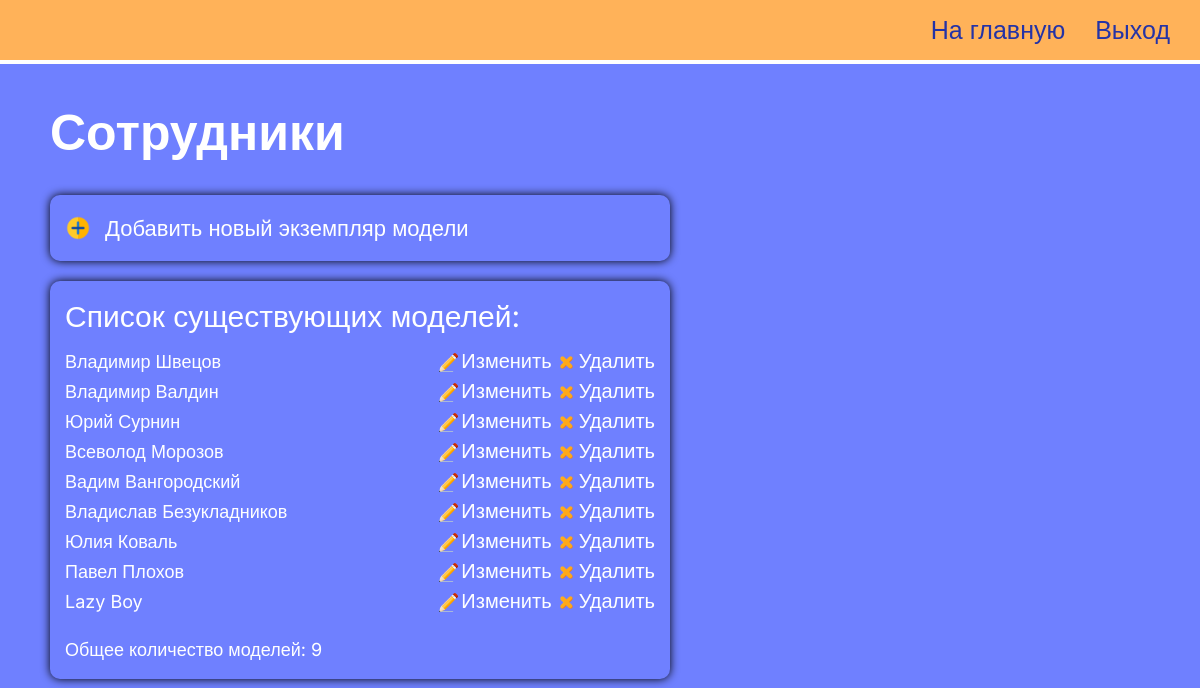
Screenshot of /change-employee/ (signed in) with the database file from the repository.
### simetra_app/models.py (models this page shows, shortened)
class Employee(models.Model):
    def get_upload_path(self, filename):
        return Path('main_page/employees', get_uuid4_filename(filename))
    name = models.CharField(max_length=100)
    position = models.CharField(max_length=200)
    image = models.ImageField(
        default='main_page/employees/default-avatar.jpg',
        upload_to=get_upload_path,
    )

### simetra_app/views.py (the view)
@login_required(login_url='simetra_app:staff-login')
def change_employee_model(request):
    context = get_context_to_change_model(Employee)
    context['heading'] = 'Сотрудники'
    context['object_name'] = 'employee'
    return render(request, 'simetra_app/change-model.html', context)

### simetra_app/views.py (called while the page is built)
def get_context_to_change_model(Object):
    context = {
        'list_of_objects': Object.objects.all(),
        'number_of_objects': Object.objects.all().count(),
    }
    if ContentType.objects.get_for_model(Object) == ContentType.objects.get_for_model(City):
        context["is_city"] = True
    return context

### simetra_app/templates/simetra_app/change-model.html (shortened to what this page needs)
{% load static %}
<!DOCTYPE html>
<html lang="ru">
<head>
  <link rel="stylesheet" href="{% static 'simetra_app/customization_page/change-model/styles/style.css' %}" />
</head>
<body>
  <div class="wrapper">
    <header class="header">
      <div class="header__container">
        <nav class="header__menu menu">
          <ul class="menu__list">
            <li class="menu__item">
              <a href="{% url 'simetra_app:customization' %}" class="menu__link _link">На главную</a>
            </li>
            <li class="menu__item">
              <a href="{% url 'simetra_app:staff-logout' %}" class="menu__link _link">Выход</a>
            </li>
          </ul>
        </nav>
      </div>
    </header>
    <main class="page">
      <section class="page__home home">
        <div class="home__container">
          <h1 class="home__title">{{ heading }}</h1>
          {% with 'simetra_app:create-'|add:object_name as creation_link %}
          <p><a class="home__add _link" href="{% url creation_link %}">Добавить новый экземпляр модели</a></p>
          {% endwith %}
          <div class="home__block">
            <h2 class="home__caption">Список существующих моделей:</h2>
            <ul>
              {% for object in list_of_objects %}
              <li class="home__item">
                {{ object.name }}
                <div class="home__options">
                  {% with 'simetra_app:update-'|add:object_name as updating_link %}
                  <a class="home__change _link" href="{% url updating_link object.id %}">Изменить</a>
                  {% endwith %} {% with 'simetra_app:delete-'|add:object_name as deleting_link %}
                  <a class="home__delete _link" href="{% url deleting_link object.id %}">Удалить</a>
                  {% endwith %}
                </div>
              </li>
              {% endfor %}
            </ul>
            <p>Общее количество моделей: {{ number_of_objects }}</p>
          </div>
      </section>
    </main>
  </div>
</body>
</html>

### simetra_app/static/simetra_app/customization_page/change-model/styles/style.css (style rules this page uses)
* { padding: 0; margin: 0; border: 0; }
*, *:before, *:after { -webkit-box-sizing: border-box; box-sizing: border-box; }
nav, footer, header, aside { display: block; }
html, body { height: 100%; width: 100%; font-size: 100%; line-height: 1; font-size: 14px; -ms-text-size-adjust: 100%; -moz-text-size-adjust: 100%; -webkit-text-size-adjust: 100%; }
a, a:visited { text-decoration: none; }
ul li { list-style: none; }
h1, h2, h3, h4, h5, h6 { font-size: inherit; font-weight: 400; }
body { font-family: "Inter", sans-serif; font-size: 18px; background-color: #6f80ff; }
.wrapper { min-height: 100%; overflow: hidden; display: -webkit-box; display: -ms-flexbox; display: flex; -webkit-box-orient: vertical; -webkit-box-direction: normal; -ms-flex-direction: column; flex-direction: column; }
._link { display: block; color: #ffffff; font-size: 20px; -webkit-transition: 0.5s; transition: 0.5s; }
.header { position: absolute; border-bottom: 4px solid white; background-color: #ffb259; width: 100%; left: 0; top: 0; z-index: 10; }
.header__container { max-width: 1400px; margin: 0px auto; padding: 0px 10px; display: -webkit-box; display: -ms-flexbox; display: flex; min-height: 60px; -webkit-box-align: center; -ms-flex-align: center; align-items: center; -webkit-box-pack: justify; -ms-flex-pack: justify; justify-content: space-between; }
.menu { width: 100%; }
.menu__list { display: -webkit-box; display: -ms-flexbox; display: flex; -ms-flex-wrap: wrap; flex-wrap: wrap; -webkit-box-pack: end; -ms-flex-pack: end; justify-content: flex-end; padding: 0px 20px; gap: 20px 30px; }
.menu__link { font-size: 25px; color: #2433a6; -webkit-transition: 0.3s; transition: 0.3s; }
.page { -webkit-box-flex: 1; -ms-flex: 1 1 auto; flex: 1 1 auto; }
.home { color: #ffffff; padding: 100px 0px 0px 0px; }
.home__container { padding: 0px 10px 0px 50px; max-width: 680px; }
.home__title { font-weight: bold; font-size: 50px; line-height: 130%; margin-bottom: 30px; }
.home__add { font-size: 22px; line-height: 120%; margin-bottom: 20px; border-radius: 10px; -webkit-box-shadow: 0px 0px 10px 0px black; box-shadow: 0px 0px 10px 0px black; padding: 20px 15px; }
.home__add::before { content: ""; background: url("../assets/img/add.png") no-repeat; font-size: 22px; padding-left: 40px; background-size: contain; }
.home__caption { font-size: 30px; margin-bottom: 20px; }
.home__block { padding: 10px 0px; border-radius: 10px; -webkit-box-shadow: 0px 0px 10px 0px black; box-shadow: 0px 0px 10px 0px black; padding: 20px 15px; margin-bottom: 30px; }
.home__item { margin-bottom: 10px; display: -webkit-box; display: -ms-flexbox; display: flex; -webkit-box-pack: justify; -ms-flex-pack: justify; justify-content: space-between; -webkit-box-align: baseline; -ms-flex-align: baseline; align-items: baseline; -ms-flex-wrap: wrap; flex-wrap: wrap; gap: 10px 40px; }
.home__item:last-child { margin-bottom: 30px; }
.home__change { color: inherit; display: inline; }
.home__change::before { content: ""; background: url("../assets/img/change.png") no-repeat; font-size: 15px; padding-left: 22px; background-size: contain; }
.home__delete { color: inherit; display: inline; margin: 0 auto 0 auto; }
.home__delete::before { content: ""; background: url("../assets/img/delete.png") no-repeat; font-size: 15px; padding-left: 22px; background-size: contain; }

### rows the page displays
Employee: name "Владимир Швецов"
Employee: name "Владимир Валдин"
Employee: name "Юрий Сурнин"
Employee: name "Всеволод Морозов"
Employee: name "Вадим Вангородский"
Employee: name "Владислав Безукладников"
Employee: name "Юлия Коваль"
Employee: name "Павел Плохов"
Employee: name "Lazy Boy"

### other values shown
{{ heading }} "Сотрудники"
{{ number_of_objects }} "9"
